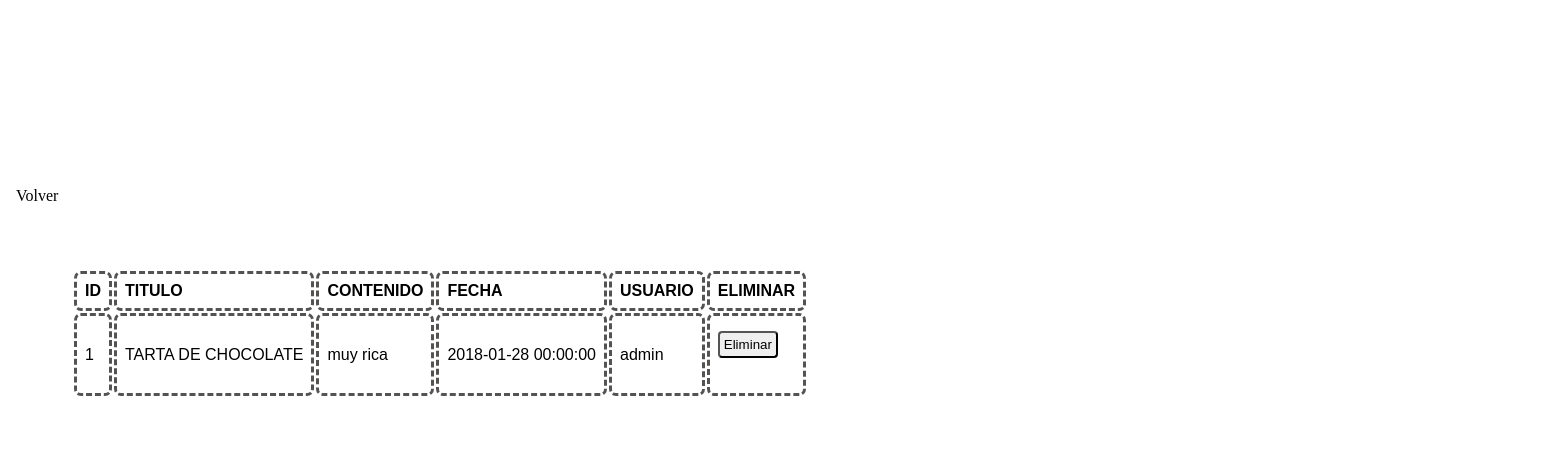
The app's page /comentarios.php, older data.
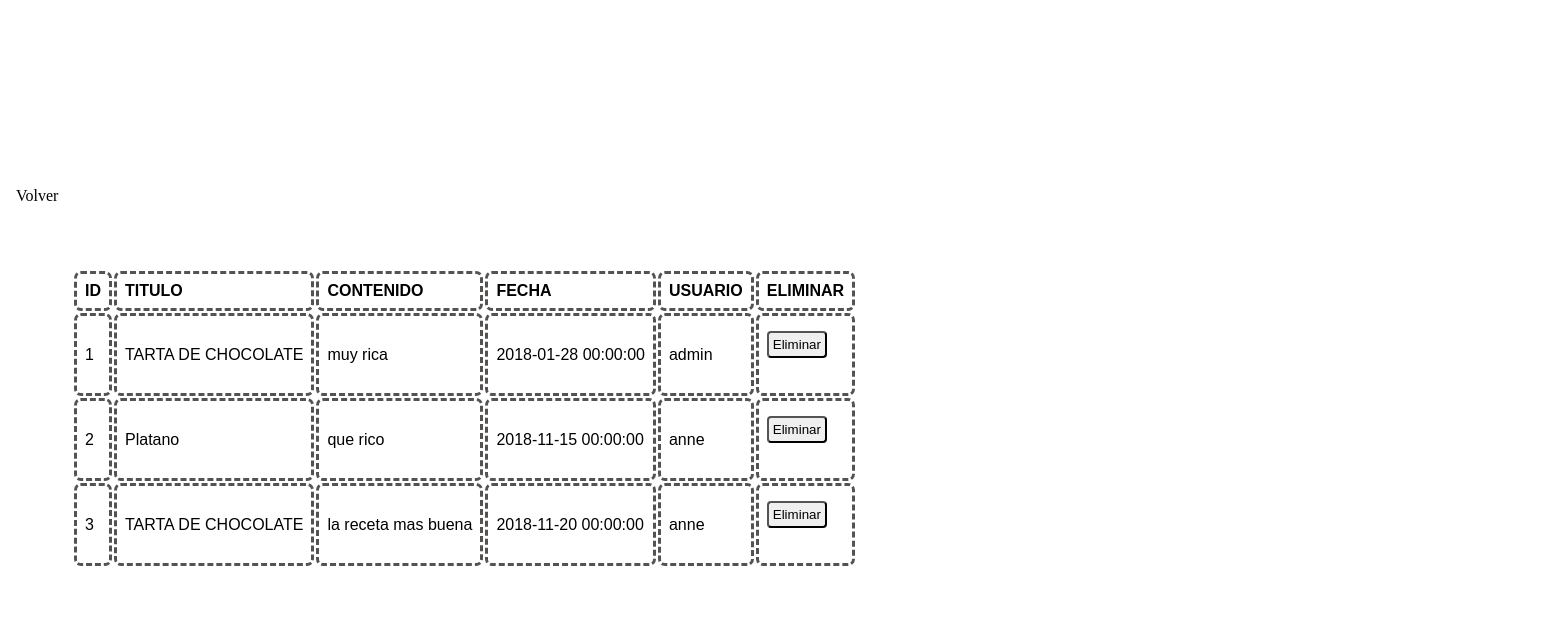
The same page, newer data.
### tables this page shows
CREATE TABLE `comentario` (
  `numero_comentario` bigint(20) UNSIGNED NOT NULL,
  `titulo_entrada` varchar(30) NOT NULL,
  `contenido` text NOT NULL,
  `fecha` datetime NOT NULL,
  `usuario_comentario` varchar(30) NOT NULL
);

### comentarios.php (the view, shortened to what this page needs)
<?php
include 'conexion.php';
try {
$sentencia=$db->prepare("SELECT * FROM comentario");
$sentencia->execute();
$table = "<table cellpadding='10'>\n";
$table.="<tr>
<th>ID</th>
<th>TITULO</th>
<th>CONTENIDO</th>
<th>FECHA</th>
<th>USUARIO</th>
<th>ELIMINAR</th></tr>";
foreach($sentencia as $comentario){
	$table.="<tr>
	<td>".$comentario['numero_comentario']."</td>
	<td>".$comentario['titulo_entrada']."</td>
	<td>".$comentario['contenido']."</td>
	<td>".$comentario['fecha']."</td>
	<td>".$comentario['usuario_comentario']."</td>
	<td><form action='' method='post'> \n
	<input type='hidden' name='numero_comentario' value='".$comentario['numero_comentario']."'>
	<input type='submit' value='Eliminar'>
	</form></td>
	</tr> \n";
}
$table.="</table>\n";
} catch(PDOException $e) {
  echo 'Error: ' . $e->getMessage();
}
?>
<!DOCTYPE html>
<html lang="en">
<head>
	<link rel='stylesheet' href='CSS/estilo.css'>
</head>
<body>
<?php
echo "<br><a class='avolver' href='index.php'> Volver </a>"	;
echo $table;
?>
</body>
</html>

### CSS/estilo.css (style rules this page uses)
body { background-image: url(../img/fondo.jpg); background-size: cover; color: black; font-family: arial; }
input { border-radius: 0.3em; padding: 0.3em; margin-top: 7px; margin-bottom: 11px; }
a { text-decoration: none; color: black; padding: 0.5em; }
.avolver { text-decoration: none; padding: 0.5em; color: black; background: rgb(255, 255, 255,0.7); border-radius:1em; font-family: chilanka; }
table { background: rgb(255, 255, 255,0.5); border-radius: 1em; margin: 2em; padding: 2em; text-align: left; }
td,th { padding: 0.5em; background: rgb(255, 255, 255,0.5); border:3px dashed rgb(85, 82, 82); border-radius: 7px; }

Row changes from the older to the newer data that the page shows:
added comentario: numero_comentario "2", titulo_entrada "Platano", contenido "que rico", fecha "2018-11-15 00:00:00", usuario_comentario "anne"
added comentario: numero_comentario "3", titulo_entrada "TARTA DE CHOCOLATE", contenido "la receta mas buena", fecha "2018-11-20 00:00:00", usuario_comentario "anne"
